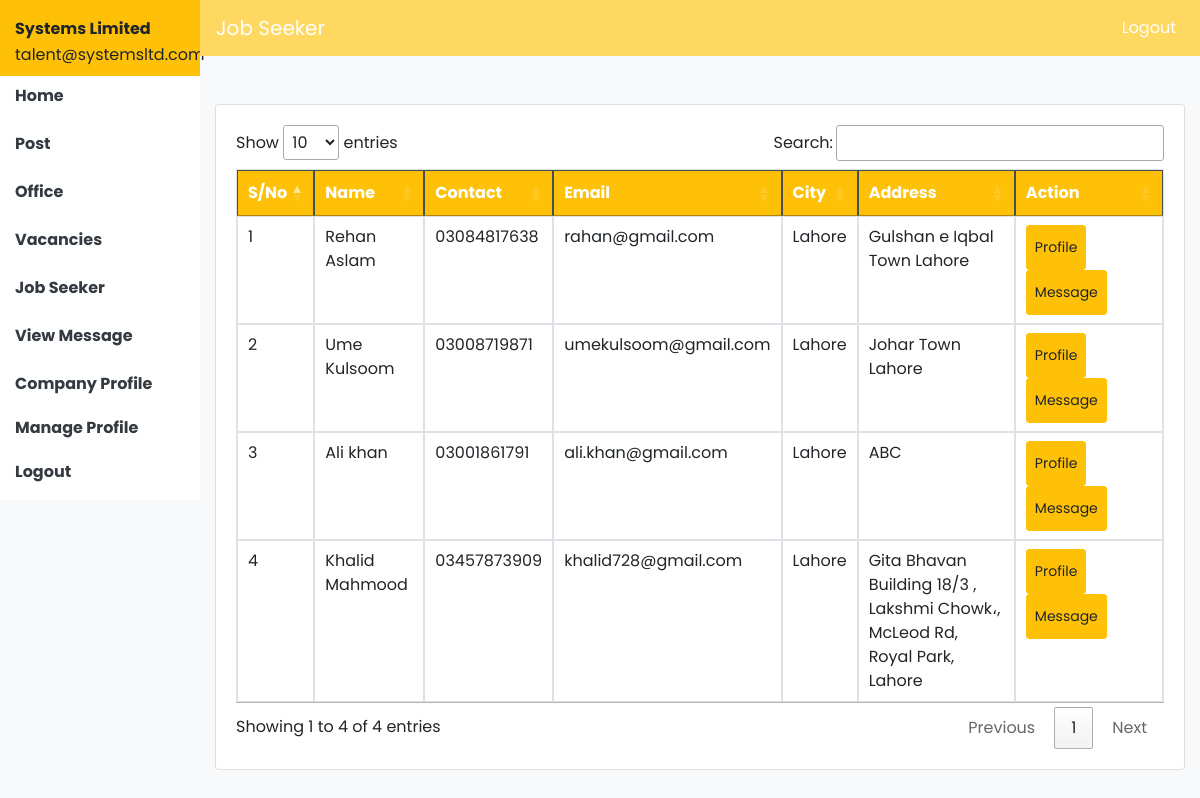
The page /employer/job_seeker.php (signed in) on the database as committed earlier.
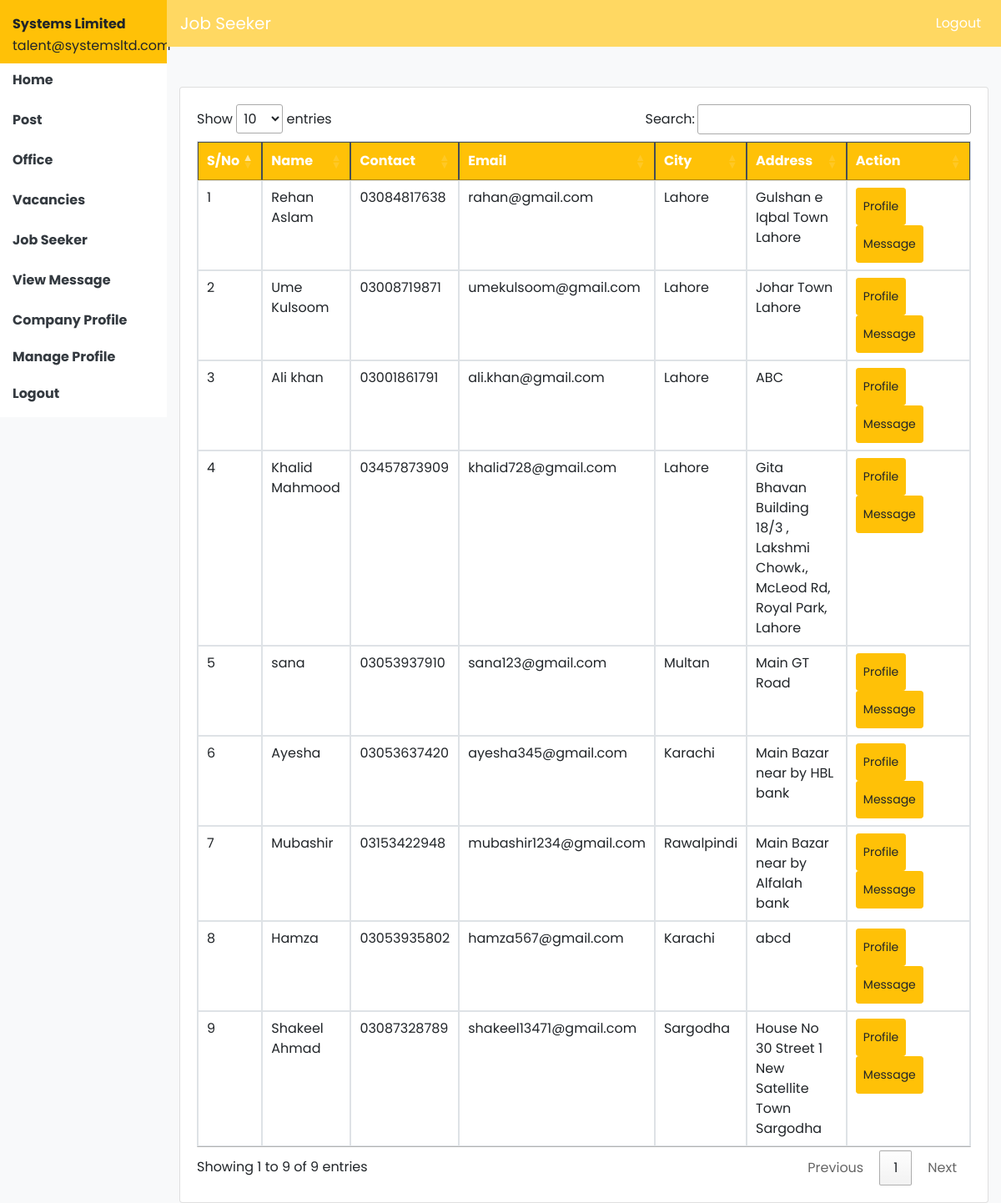
The same page on the database as committed later.
### tables this page shows
CREATE TABLE `job_seeker` (
  `id` int(11) NOT NULL,
  `name` varchar(80) NOT NULL,
  `contact` varchar(40) NOT NULL,
  `email` varchar(40) NOT NULL,
  `city` varchar(40) NOT NULL,
  `password` varchar(40) NOT NULL,
  `address` varchar(80) NOT NULL,
  `profile_img` varchar(80) NOT NULL,
  `status` int(11) NOT NULL
);

### employer/job_seeker.php (the view, shortened to what this page needs)
<?php
include_once "header.php";
?>
<div class="container-fluid">
<div class="row">
<div class="col-md-2">
<?php
include_once "sidebar.php";
?>
</div>
<div class="col-md-10">
<nav class="row navbar navbar-expand-lg navbar-dark" style="background-color: #FFD862;">
  <a class="navbar-brand" href="home.php">Job Seeker</a>
  <div class="collapse navbar-collapse" id="navbarSupportedContent">
    <ul class="navbar-nav ml-auto">
      <li class="nav-item active">
        <a class="nav-link" href="logout.php">Logout <span class="sr-only">(current)</span></a>
      </li>
    </ul>
  </div>
</nav>
<div class="card mt-5">
<div class="card-body">
<table class="table table-bordered mt-4" id="myTable">
<thead class="table-dark bg-warning">
<tr>
<th>S/No</th>
<th>Name</th>
<th>Contact</th>
<th>Email</th>
<th>City</th>
<th>Address</th>
<th style="width:16%;">Action</th>
</tr>
</thead>
<tbody>
<?php
$i=1;
$sql="select * from job_seeker";
$result=mysqli_query($con,$sql);
while($row=mysqli_fetch_array($result)){
?>
<tr>
<td><?php echo $i;?></td>
<td><?php echo $row['name'];?></td>
<td><?php echo $row['contact'];?></td>
<td><?php echo $row['email'];?></td>
<td><?php echo $row['city'];?></td>
<td><?php echo $row['address'];?></td>
<td>
<a href="job_seeker_profile.php?id=<?php echo $row['id'];?>"><button class="btn btn-warning btn-sm">Profile</button></a>
<a href="send_message.php?id=<?php echo $row['id'];?>"><button class="btn btn-warning btn-sm">Message</button></a>
</td>
</tr>
<?php
$i++;
 } ?>
</tbody>
</table>
</div>
</div>
</div>
</div>

Rows that differ between the two databases and show on the page:
added job_seeker: name "sana", contact "03053937910", email "sana123@gmail.com", city "Multan", address "Main GT Road"
added job_seeker: name "Ayesha", contact "03053637420", email "ayesha345@gmail.com", city "Karachi", address "Main Bazar near by HBL bank"
added job_seeker: name "Mubashir", contact "03153422948", email "mubashir1234@gmail.com", city "Rawalpindi", address "Main Bazar near by Alfalah bank"
added job_seeker: name "Hamza", contact "03053935802", email "hamza567@gmail.com", city "Karachi", address "abcd"
added job_seeker: name "Shakeel Ahmad", contact "03087328789", email "shakeel13471@gmail.com", city "Sargodha", address "House No 30 Street 1 New Satellite Town Sargodha"
Other text that changed with them:
text written by a page script: "Show entries Search: Showing 1 to 4 of 4 entries Previous 1 Next" → "Show entries Search: Showing 1 to 9 of 9 entries Previous 1 Next"
